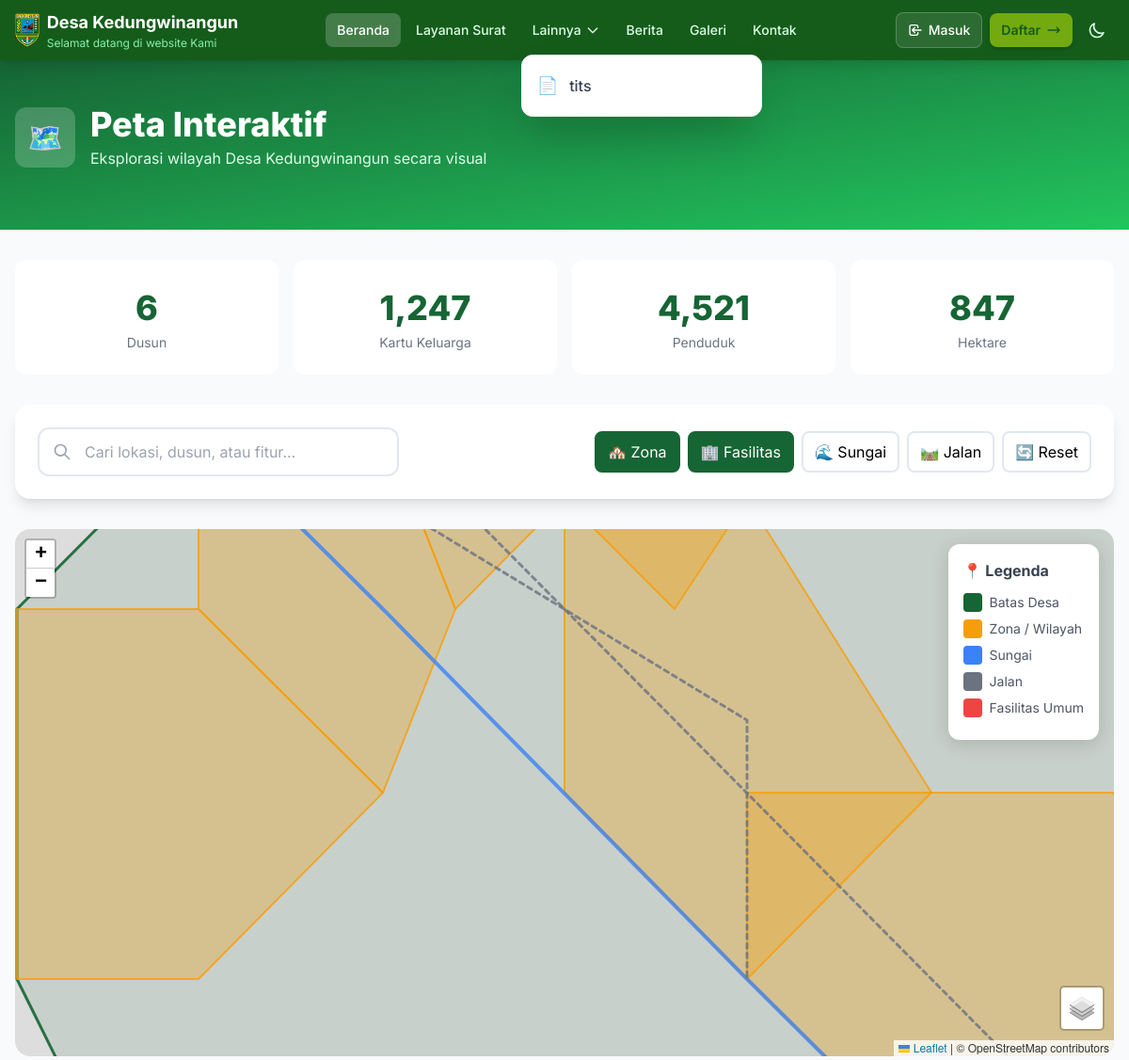
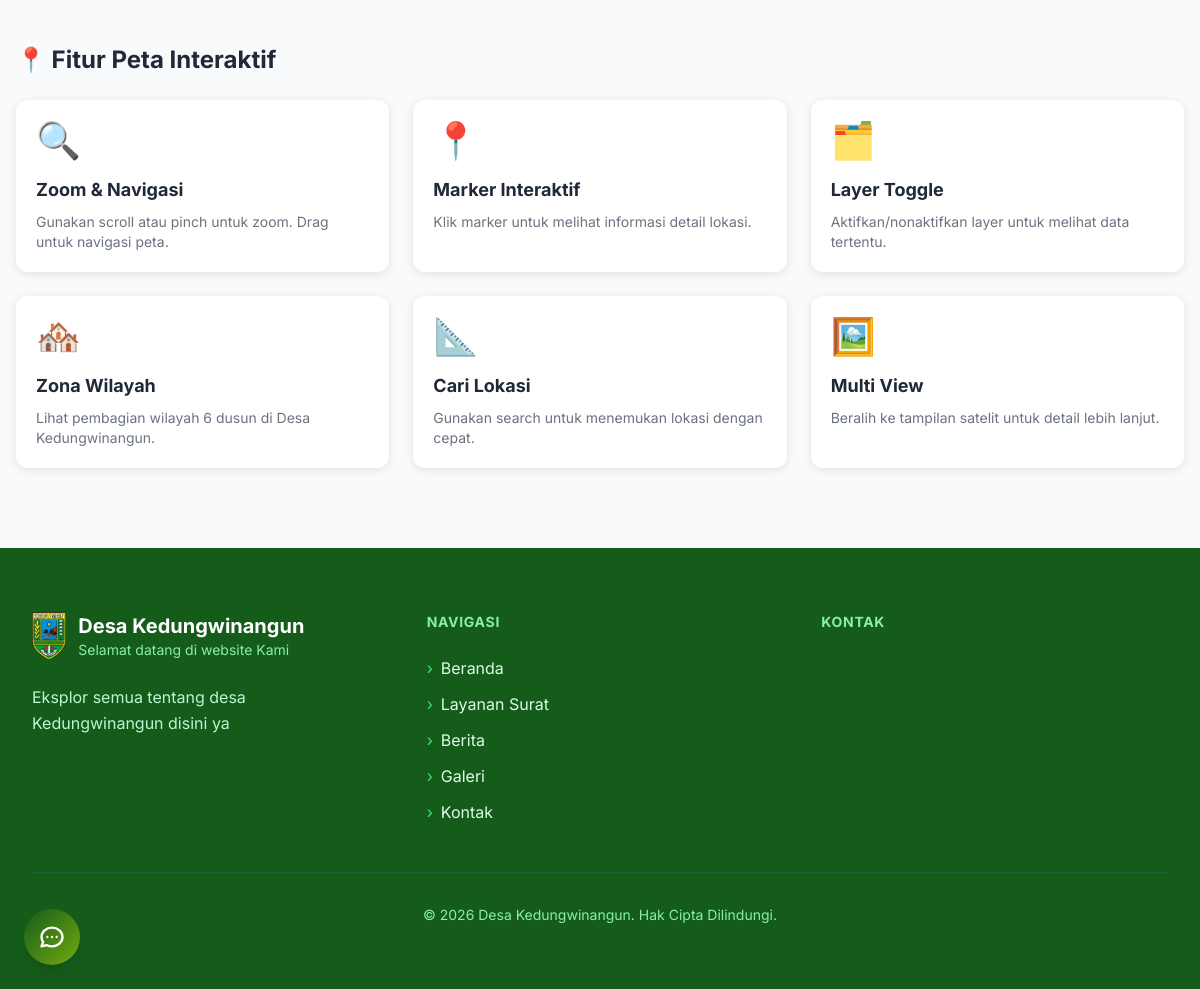
/peta-interaktif, run on the app's committed database (2 pictures, top to bottom).
### tables this page shows
CREATE TABLE config (
            key TEXT PRIMARY KEY,
            value TEXT
        );

CREATE TABLE pages (
            id INTEGER PRIMARY KEY AUTOINCREMENT,
            title TEXT NOT NULL,
            slug TEXT UNIQUE NOT NULL,
            content TEXT,
            icon TEXT DEFAULT '📄',
            order_num INTEGER DEFAULT 0,
            active INTEGER DEFAULT 1,
            created_at TIMESTAMP DEFAULT CURRENT_TIMESTAMP,
            updated_at TIMESTAMP DEFAULT CURRENT_TIMESTAMP
        );

### routes/public.py (the view)
@public_bp.route("/peta-interaktif")
def peta_interaktif():
    from datetime import datetime
    from models import get_all_pages
    desa_info = get_desa_info_with_maps()
    custom_pages = get_all_pages()
    return render_template(
        "peta_interaktif.html",
        page={"title": "Peta Interaktif"},
        desa=desa_info,
        nav_links=NAV_LINKS,
        tahun=datetime.now().year,
        site_name=desa_info['nama'],
        site_tagline=desa_info['tagline'],
        site_description=desa_info['deskripsi'],
        custom_pages=custom_pages,
    )

### templates/peta_interaktif.html (shortened to what this page needs)
<!DOCTYPE html>
<html lang="id">
<head>
    <link rel="stylesheet" href="https://unpkg.com/leaflet@1.9.4/dist/leaflet.css" />
    <script src="https://cdn.tailwindcss.com"></script>
</head>
<body class="bg-gray-50">
    {% include 'partials/navbar.html' %}
    <section class="bg-gradient-to-br from-[#166534] to-[#22c55e] text-white py-12">
        <div class="max-w-7xl mx-auto px-4">
            <div class="flex items-center gap-4 mb-4">
                <div class="w-16 h-16 bg-white/20 rounded-xl flex items-center justify-center text-3xl">🗺️</div>
                <div>
                    <h1 class="text-3xl md:text-4xl font-extrabold">{{ page.title if page else 'Peta Interaktif' }}</h1>
                    <p class="text-green-100 mt-1">Eksplorasi wilayah Desa Kedungwinangun secara visual</p>
                </div>
            </div>
        </div>
    </section>
    <main class="max-w-7xl mx-auto px-4 py-8">
        <div class="grid grid-cols-2 md:grid-cols-4 gap-4 mb-8">
            <div class="stats-card">
                <div class="stats-number">6</div>
                <div class="text-gray-500 text-sm">Dusun</div>
            </div>
            <div class="stats-card">
                <div class="stats-number">1,247</div>
                <div class="text-gray-500 text-sm">Kartu Keluarga</div>
            </div>
            <div class="stats-card">
                <div class="stats-number">4,521</div>
                <div class="text-gray-500 text-sm">Penduduk</div>
            </div>
            <div class="stats-card">
                <div class="stats-number">847</div>
                <div class="text-gray-500 text-sm">Hektare</div>
            </div>
        </div>
        <div class="bg-white rounded-2xl p-6 shadow-lg mb-8">
            <div class="flex flex-col md:flex-row gap-4 items-center justify-between">
                <div class="relative w-full md:w-96">
                    <svg class="absolute left-4 top-1/2 -translate-y-1/2 w-5 h-5 text-gray-400" fill="none" stroke="currentColor" viewBox="0 0 24 24">
                        <path stroke-linecap="round" stroke-linejoin="round" stroke-width="2" d="M21 21l-6-6m2-5a7 7 0 11-14 0 7 7 0 0114 0z"/>
                    </svg>
                    <input type="text" id="search-input" class="search-input pl-12" placeholder="Cari lokasi, dusun, atau fitur...">
                </div>
                <div class="flex flex-wrap gap-2">
                    <button onclick="toggleLayer('dusun')" class="layer-btn active" id="btn-dusun">🏘️ Zona</button>
                    <button onclick="toggleLayer('fasilitas')" class="layer-btn active" id="btn-fasilitas">🏢 Fasilitas</button>
                    <button onclick="toggleLayer('sungai')" class="layer-btn" id="btn-sungai">🌊 Sungai</button>
                    <button onclick="toggleLayer('jalan')" class="layer-btn" id="btn-jalan">🛤️ Jalan</button>
                    <button onclick="resetView()" class="layer-btn">🔄 Reset</button>
                </div>
            </div>
        </div>
        <div class="relative">
            <div id="map"></div>
            <div class="absolute top-4 right-4 z-[1000] legend" id="legend">
                <h4 class="font-bold text-gray-700 mb-3">📍 Legenda</h4>
                <div class="legend-item">
                    <div class="legend-color" style="background: #166534;"></div>
                    <span class="text-sm text-gray-600">Batas Desa</span>
                </div>
                <div class="legend-item">
                    <div class="legend-color" style="background: #f59e0b;"></div>
                    <span class="text-sm text-gray-600">Zona / Wilayah</span>
                </div>
                <div class="legend-item">
                    <div class="legend-color" style="background: #3b82f6;"></div>
                    <span class="text-sm text-gray-600">Sungai</span>
                </div>
                <div class="legend-item">
                    <div class="legend-color" style="background: #6b7280;"></div>
                    <span class="text-sm text-gray-600">Jalan</span>
                </div>
                <div class="legend-item">
                    <div class="legend-color" style="background: #ef4444;"></div>
                    <span class="text-sm text-gray-600">Fasilitas Umum</span>
                </div>
            </div>
        </div>
        <section class="py-12">
            <h2 class="text-2xl font-bold text-gray-800 mb-6">📍 Fitur Peta Interaktif</h2>
            <div class="grid grid-cols-1 md:grid-cols-2 lg:grid-cols-3 gap-6">
                <div class="feature-card">
                    <div class="text-4xl mb-4">🔍</div>
                    <h3 class="font-bold text-lg text-gray-800 mb-2">Zoom & Navigasi</h3>
                    <p class="text-gray-500 text-sm">Gunakan scroll atau pinch untuk zoom. Drag untuk navigasi peta.</p>
                </div>
                <div class="feature-card">
                    <div class="text-4xl mb-4">📍</div>
                    <h3 class="font-bold text-lg text-gray-800 mb-2">Marker Interaktif</h3>
                    <p class="text-gray-500 text-sm">Klik marker untuk melihat informasi detail lokasi.</p>
                </div>
                <div class="feature-card">
                    <div class="text-4xl mb-4">🗂️</div>
                    <h3 class="font-bold text-lg text-gray-800 mb-2">Layer Toggle</h3>
                    <p class="text-gray-500 text-sm">Aktifkan/nonaktifkan layer untuk melihat data tertentu.</p>
                </div>
                <div class="feature-card">
                    <div class="text-4xl mb-4">🏘️</div>
                    <h3 class="font-bold text-lg text-gray-800 mb-2">Zona Wilayah</h3>
                    <p class="text-gray-500 text-sm">Lihat pembagian wilayah 6 dusun di Desa Kedungwinangun.</p>
                </div>
                <div class="feature-card">
                    <div class="text-4xl mb-4">📐</div>
                    <h3 class="font-bold text-lg text-gray-800 mb-2">Cari Lokasi</h3>
                    <p class="text-gray-500 text-sm">Gunakan search untuk menemukan lokasi dengan cepat.</p>
                </div>
                <div class="feature-card">
                    <div class="text-4xl mb-4">🖼️</div>
                    <h3 class="font-bold text-lg text-gray-800 mb-2">Multi View</h3>
                    <p class="text-gray-500 text-sm">Beralih ke tampilan satelit untuk detail lebih lanjut.</p>
                </div>
            </div>
        </section>
    </main>
    {% include 'partials/footer.html' %}
    {% include 'partials/chatbot.html' %}
</body>
</html>

### templates/partials/navbar.html (shortened to what this page needs)
<nav class="bg-[#155C1B] sticky top-0 z-50 shadow-lg">
    <div class="max-w-7xl mx-auto px-4">
        <div class="flex items-center justify-between h-14 md:h-16">
            <a href="{{ url_for('public.index') }}" class="flex items-center gap-2">
                <img src="{{ url_for('static', filename='images/kebumen.png') }}" alt="Logo" class="h-9 w-auto">
                <div class="hidden sm:block">
                    <div class="text-white font-bold text-sm md:text-lg">{{ site_name or 'Desa' }}</div>
                    <div class="text-green-300 text-[10px] md:text-xs">{{ site_tagline or '' }}</div>
                </div>
            </a>
            <div class="hidden lg:flex items-center gap-1">
                {% for link in nav_links %}
                {% if link.label == 'Layanan Surat' %}
                <a href="{{ link.href }}" class="px-3 py-2 rounded-lg text-sm font-medium transition-colors
                       {% if link.active %}bg-white/20 text-white{% else %}text-green-100 hover:bg-white/10 hover:text-white{% endif %}">
                    {{ link.label }}
                </a>
                {% if custom_pages %}
                <div class="relative" x-data="{ open: false }">
                    <button @click="open = !open" @click.away="open = false"
                            class="px-3 py-2 rounded-lg text-sm font-medium transition-colors flex items-center gap-1
                                   {% if link.active %}bg-white/20 text-white{% else %}text-green-100 hover:bg-white/10 hover:text-white{% endif %}">
                        Lainnya
                        <svg class="w-4 h-4 transition-transform" :class="{'rotate-180': open}" fill="none" stroke="currentColor" viewBox="0 0 24 24">
                            <path stroke-linecap="round" stroke-linejoin="round" stroke-width="2" d="M19 9l-7 7-7-7"/>
                        </svg>
                    </button>
                    <div x-show="open" x-transition:enter="transition ease-out duration-200" x-transition:enter-start="opacity-0 scale-95" x-transition:enter-end="opacity-100 scale-100"
                         x-transition:leave="transition ease-in duration-150" x-transition:leave-start="opacity-100 scale-100" x-transition:leave-end="opacity-0 scale-95"
                         class="absolute left-0 mt-2 w-64 bg-white rounded-xl shadow-2xl border border-gray-100 overflow-hidden z-50">
                        <div class="py-2">
                            {% for p in custom_pages %}
                            <a href="{{ url_for('public.view_page', slug=p['slug']) }}" class="flex items-center gap-3 px-4 py-2.5 text-gray-700 hover:bg-gray-50 transition-colors">
                                <span class="text-lg">{{ p['icon'] }}</span>
                                <span class="font-medium">{{ p['title'] }}</span>
                            </a>
                            {% endfor %}
                        </div>
                    </div>
                </div>
                {% endif %}
                {% else %}
                <a href="{{ link.href }}" class="px-3 py-2 rounded-lg text-sm font-medium transition-colors
                       {% if link.active %}bg-white/20 text-white{% else %}text-green-100 hover:bg-white/10 hover:text-white{% endif %}">
                    {{ link.label }}
                </a>
                {% endif %}
                {% endfor %}
            </div>
            <div class="flex items-center gap-1 md:gap-2">
                {% if not session.user_logged_in %}
                <div class="hidden md:flex items-center gap-2">
                    <a href="{{ url_for('user.login') }}" class="flex items-center gap-1.5 px-3 py-2 rounded-lg text-white text-sm font-medium bg-white/10 hover:bg-white/20 border border-white/20 transition-all">
                        <svg class="w-4 h-4" fill="none" stroke="currentColor" viewBox="0 0 24 24">
                            <path stroke-linecap="round" stroke-linejoin="round" stroke-width="2" d="M11 16l-4-4m0 0l4-4m-4 4h14m-5 4v1a3 3 0 01-3 3H6a3 3 0 01-3-3V7a3 3 0 013-3h7a3 3 0 013 3v1"/>
                        </svg>
                        Masuk
                    </a>
                    <a href="{{ url_for('user.register') }}" class="flex items-center gap-1.5 px-3 py-2 rounded-lg text-[#155C1B] text-sm font-semibold bg-[#73AA0F] hover:bg-[#63930b] shadow-md transition-all">
                        Daftar
                        <svg class="w-4 h-4" fill="none" stroke="currentColor" viewBox="0 0 24 24">
                            <path stroke-linecap="round" stroke-linejoin="round" stroke-width="2" d="M17 8l4 4m0 0l-4 4m4-4H3"/>
                        </svg>
                    </a>
                </div>
                {% endif %}
                <button id="btn-dark" class="p-2 rounded-lg text-green-100 hover:bg-white/10 transition-colors" aria-label="Dark mode">
                    <svg id="icon-moon" class="w-5 h-5" fill="none" stroke="currentColor" viewBox="0 0 24 24">
                        <path stroke-linecap="round" stroke-linejoin="round" stroke-width="2" d="M20.354 15.354A9 9 0 018.646 3.646 9.003 9.003 0 0012 21a9.003 9.003 0 008.354-5.646z"/>
                    </svg>
                </button>
            </div>
        </div>
    </div>
</nav>

### templates/partials/footer.html (shortened to what this page needs)
<footer class="bg-[#155C1B] text-white">
    <div class="max-w-7xl mx-auto px-4 sm:px-6 lg:px-8 py-16">
        <div class="grid grid-cols-1 md:grid-cols-3 gap-12">
            <div class="reveal-footer">
                <a href="{{ url_for('public.index') }}" class="flex items-center gap-3 mb-6 group">
                    <img src="{{ url_for('static', filename='images/kebumen.png') }}" alt="Logo" class="h-12 w-auto transition-transform duration-300 group-hover:scale-105">
                    <div>
                        <h3 class="font-bold text-xl">{{ site_name or 'Desa' }}</h3>
                        <p class="text-green-300 text-sm">{{ site_tagline or '' }}</p>
                    </div>
                </a>
                <p class="text-green-200 leading-relaxed mb-6">{{ site_description or '' }}</p>
            </div>
            <div class="reveal-footer" style="transition-delay: 0.1s;">
                <h4 class="font-bold text-lg mb-6 text-green-300 uppercase tracking-wider text-sm">Navigasi</h4>
                <ul class="space-y-3">
                    <li>
                        <a href="{{ url_for('public.index') }}" class="text-green-100 hover:text-white transition-colors duration-200 flex items-center gap-2 group">
                            <span class="text-green-400 group-hover:translate-x-1 transition-transform duration-200">›</span>
                            Beranda
                        </a>
                    </li>
                    <li>
                        <a href="{{ url_for('public.layanan') }}" class="text-green-100 hover:text-white transition-colors duration-200 flex items-center gap-2 group">
                            <span class="text-green-400 group-hover:translate-x-1 transition-transform duration-200">›</span>
                            Layanan Surat
                        </a>
                    </li>
                    <li>
                        <a href="{{ url_for('public.berita') }}" class="text-green-100 hover:text-white transition-colors duration-200 flex items-center gap-2 group">
                            <span class="text-green-400 group-hover:translate-x-1 transition-transform duration-200">›</span>
                            Berita
                        </a>
                    </li>
                    <li>
                        <a href="{{ url_for('public.galeri') }}" class="text-green-100 hover:text-white transition-colors duration-200 flex items-center gap-2 group">
                            <span class="text-green-400 group-hover:translate-x-1 transition-transform duration-200">›</span>
                            Galeri
                        </a>
                    </li>
                    <li>
                        <a href="{{ url_for('public.kontak') }}" class="text-green-100 hover:text-white transition-colors duration-200 flex items-center gap-2 group">
                            <span class="text-green-400 group-hover:translate-x-1 transition-transform duration-200">›</span>
                            Kontak
                        </a>
                    </li>
                </ul>
            </div>
            <div class="reveal-footer" style="transition-delay: 0.2s;">
                <h4 class="font-bold text-lg mb-6 text-green-300 uppercase tracking-wider text-sm">Kontak</h4>
            </div>
        </div>
        <div class="mt-12 pt-8 border-t border-green-800 text-center">
            <p class="text-green-300 text-sm">© {{ tahun }} {{ site_name or 'Desa' }}. Hak Cipta Dilindungi.</p>
        </div>
    </div>
</footer>

### data on the page
config: value "Desa Kedungwinangun"
config: value "Selamat datang di website Kami"
pages: icon "📄", title "tits"
config: value "Eksplor semua tentang desa Kedungwinangun disini ya"

### other printed values
{{ link.label }} "Beranda" "Berita" "Galeri" "Kontak"
{{ link.label }} "Layanan Surat"
{{ page.title if page else 'Peta Interaktif' }} "Peta Interaktif"
